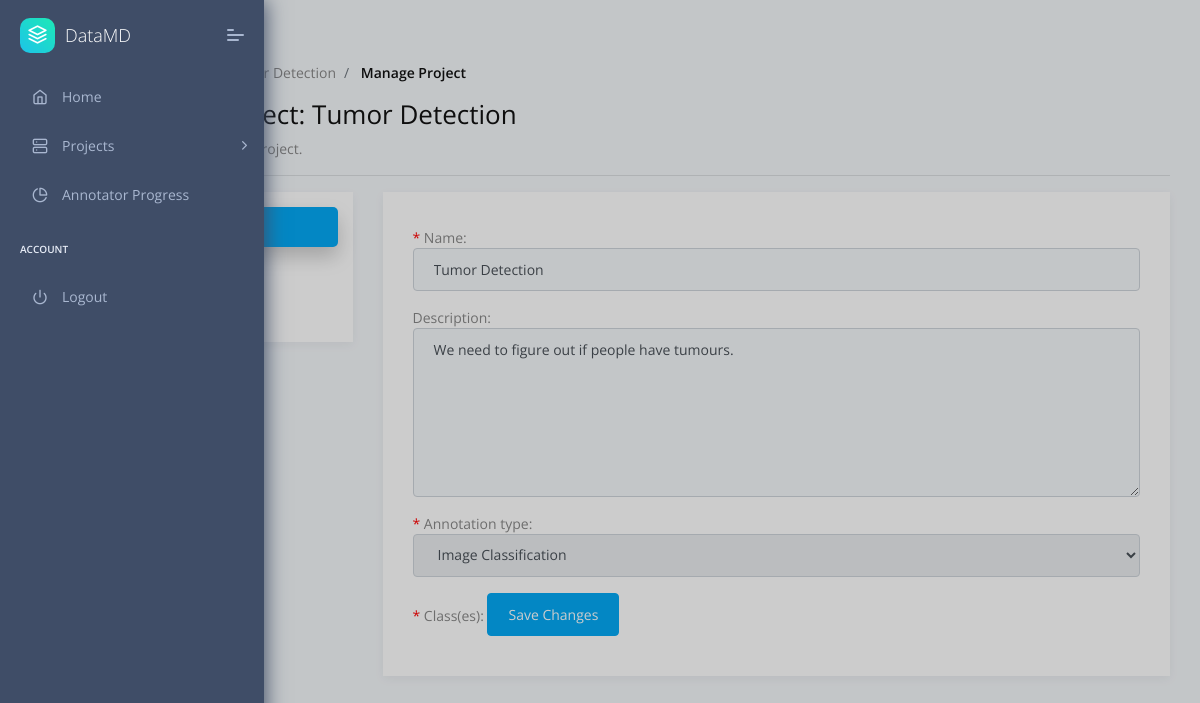
Page /dashboard/manage_project/2 (signed in) on the committed database.
### annotator/models.py (models this page shows, shortened)
class Project(models.Model):
    def annotation_path(instance, filename):
        return os.path.join(
        'annotations',
        str(instance.manager.id),
        filename
    )
    name = models.CharField(max_length = 200)
    description = models.TextField(blank=True)
    annotation = models.FileField(null=True, blank=True, upload_to=annotation_path, storage=FileSystemStorage)
    createdAt = models.DateTimeField(auto_now_add = True)
    config = models.TextField(blank=True) # might switch to JSONField() if deemeded preferable
    annotation_type = models.ForeignKey(AnnotationType, null=True, on_delete=models.PROTECT) # dont delete type if project exists of said type
    manager = models.ForeignKey(User, on_delete=models.CASCADE, related_name="manager", limit_choices_to={'groups__name': 'manager_user_group'})
    annotators = models.ManyToManyField(User, blank=True, related_name="annotators", limit_choices_to={'groups__name': 'annotator_user_group'})

### annotator/views.py (the view, shortened to what this page needs)
# urls.py: path('dashboard/manage_project/<str:project_id>', views.manage_project, name="manage_project"),
@login_required
@user_passes_test(isManager)
def manage_project(request, project_id):
    error_messages = []
    success_messages = []
    warning_messages = []
    project = Project.objects.get(id = project_id)
    pending_invites = ProjectInvite.objects.filter(project = project, status = 'Pending')
    if project.manager != request.user:
        return redirect('dashboard')
    editInfoForm = ProjectForm(instance = project)
    editInfoForm.fields['annotation_type'].disabled = True
    annotation_classes = AnnotationClass.objects.filter(project = project)
    print(annotation_classes) # -- DEBUG
    addAnnotatorsForm = AddAnnotatorsForm()
    images = Image.objects.filter(project = project)
    print(images) # -- DEBUG
    annotated_images = images.exclude(annotation_class__isnull = True)
    unannotated_images = images.exclude(annotation_class__isnull = False)
    print("annotated: ", annotated_images) # -- DEBUG
    print("unannotated: ", unannotated_images) # -- DEBUG
    request = request
    template = APP_NAME + USER_GROUP_INFO[MANAGER]['directory'] + '/manage_project.html'
    context = { 'project': project,
        'editInfoForm': editInfoForm,
        'annotation_classes': annotation_classes,
        'pending_invites': pending_invites,
        'addAnnotatorsForm': addAnnotatorsForm,
        'error_messages': error_messages,
        'success_messages': success_messages,
        'warning_messages': warning_messages,
    } # all the variables you want to pass to context
    return render(
        request, # pass the http request argument
        template, # the template which represents function
        context # a dictionary which will be added to the template context
    )

### annotator/forms.py
class ProjectForm(forms.ModelForm):
    def __init__(self, *args, **kwargs):
        super(ProjectForm, self).__init__(*args, **kwargs)
        for field_name, field in self.fields.items():
            field.widget.attrs['class'] = 'form-control'
        self.fields['description'].widget.attrs['rows'] = '7'
        self.fields['description'].widget.attrs['placeholder'] = 'Project Description'
        self.fields['name'].widget.attrs['placeholder'] = 'Project Name'
    class Meta:
        model = Project
        fields = ['name', 'description', 'annotation_type']

class AddAnnotatorsForm(forms.Form):
    annotators = forms.ModelChoiceField(label = 'Annotators to Invite', widget=forms.SelectMultiple, queryset=User.objects.filter(groups__name='annotator_user_group'))
    def __init__(self, *args, **kwargs):
        super(AddAnnotatorsForm, self).__init__(*args, **kwargs)
        self.fields['annotators'].widget.attrs['class'] = 'select2-multiple'
        self.fields['annotators'].empty_label = None

### annotator/models.py (called while the page is built)
    def __str__(self):
        for type in self.choices:
            if type[0] == self.name:
                return type[1]

### annotator/templatetags/check_group.py (called while the page is built)
@register.filter(name='has_group')
def has_group(user, group_name):
    return user.groups.filter(name=group_name).exists()

### annotator/views.py (called while the page is built)
def isManager(user):
    return user.groups.filter(name=MANAGER).exists()

### annotator/templates/annotator/managers/manage_project.html (shortened to what this page needs)
{% extends "layouts/base.html" %} {% block title %} Dashboard {% endblock %}
{% block stylesheets %} {% endblock stylesheets %} {% block content %}
<div class="pcoded-content">
  <div class="pcoded-inner-content">
    <div class="page-header">
      <div class="page-block">
        <div class="row align-items-center">
          <div class="col-md-12">
            <div class="page-header-title">
              <h5 class="m-b-10">Dashboard</h5>
            </div>
            <ul class="breadcrumb">
              <li class="breadcrumb-item">
                <a href="{% url 'dashboard' %}"
                  ></a>
              </li>
              <li class="breadcrumb-item">
                <a href="javascript:">Projects</a>
              </li>
              <li class="breadcrumb-item">
                <a href="javascript:">{{ project.name }}</a>
              </li>
              <li class="breadcrumb-item">
                <a href="javascript:">Manage Project</a>
              </li>
            </ul>
          </div>
        </div>
      </div>
    </div>
    <div class="main-body">
      <div class="page-wrapper">
        <h3>Manage Project: {{ project.name }}</h3>
        <p>Manage your existing project.</p>
        <hr />
        <div class="row">
          <div class="col-sm-12">
            <div class="row">
                <div class="col-md-3 col-sm-12">
                    <ul class="nav flex-column nav-pills" id="v-pills-tab" role="tablist" aria-orientation="vertical">
                        <li><a class="nav-link text-left active" id="v-pills-info-tab" data-toggle="pill" href="#v-pills-info" role="tab" aria-controls="v-pills-home" aria-selected="true">Info</a></li>
                        <li><a class="nav-link text-left" id="v-pills-annotators-tab" data-toggle="pill" href="#v-pills-annotators" role="tab" aria-controls="v-pills-profile" aria-selected="false">Annotators</a></li>
                        <li><a class="nav-link text-left" id="v-pills-images-tab" data-toggle="pill" href="#v-pills-images" role="tab" aria-controls="v-pills-messages" aria-selected="false">Images</a></li>
                    </ul>
                </div>
                <div class="col-md-9 col-sm-12">
                    <div class="tab-content" id="v-pills-tabContent">
                        <div class="tab-pane fade show active" id="v-pills-info" role="tabpanel" aria-labelledby="v-pills-info-tab">
                            {% include 'annotator/managers/manage_project_sub/info.html' %}
                        </div>
                    </div>
                </div>
            </div>
        </div>
        </div>
      </div>
    </div>
  </div>
</div>
{% endblock content %}

### annotator/templates/annotator/managers/manage_project_sub/info.html (shortened to what this page needs)
<form method="POST">
  {% for field in editInfoForm %}
  <p>
    {% if field.field.required %} <font color="red">*</font> {% endif %}
    {{field.label}}: {{field}}
  </p>
  {% endfor %}
  <font color="red">*</font> Class(es):
  <button type="submit" name="editInfoButton" class="btn btn-primary">
    Save Changes
  </button>
</form>

### rows in the picture
Project: name "Tumor Detection", editInfoForm "Tumor Detection" "We need to figure out if people have tumours." "Image Classification"

### other values in the picture
{{ field.label }} "Name" "Description" "Annotation type"
